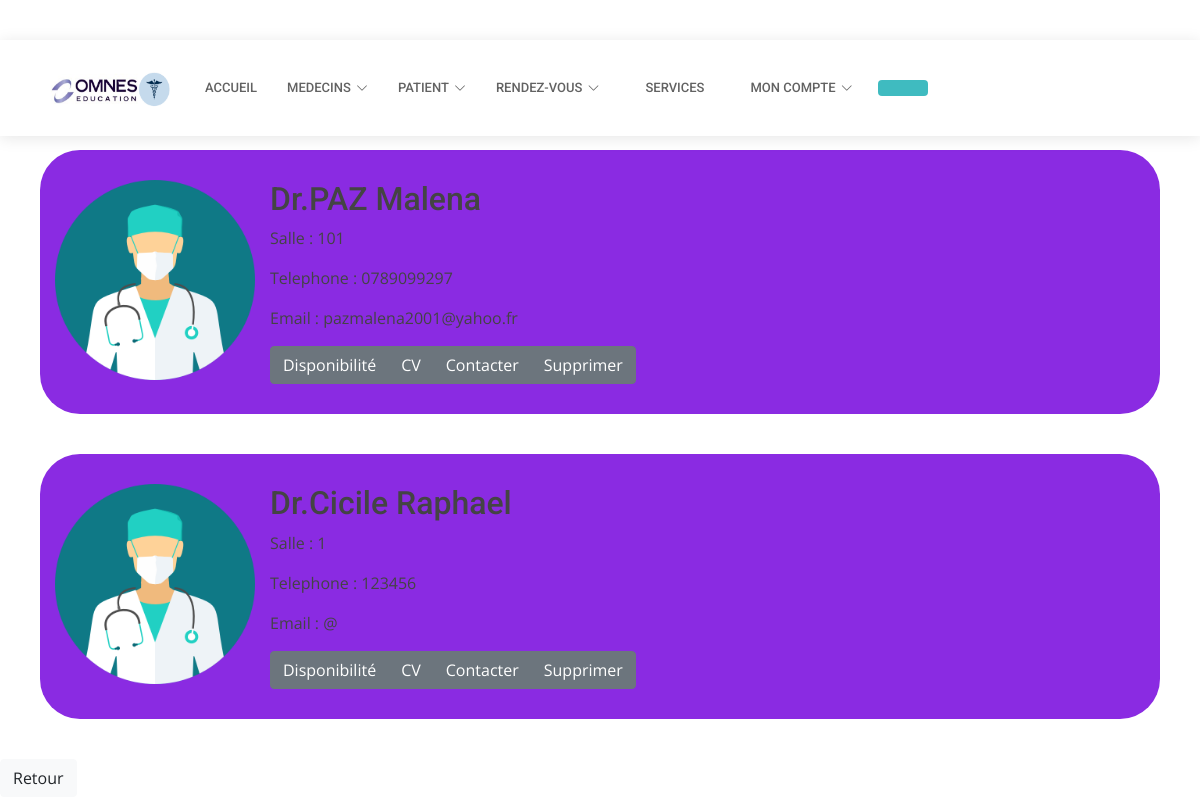
The page /AfficherMedADMIN.php?spe=Generaliste on the database its author committed.
### tables this page shows
CREATE TABLE IF NOT EXISTS `medecin` (
  `ID` int(20) NOT NULL AUTO_INCREMENT,
  `Nom` varchar(30) NOT NULL,
  `Prenom` varchar(30) NOT NULL,
  `Login` varchar(30) NOT NULL,
  `Mdp` varchar(30) NOT NULL,
  `Specialiste` tinyint(1) NOT NULL,
  `Email` varchar(50) NOT NULL,
  `Tel` varchar(30) NOT NULL,
  `Specialite` varchar(50) NOT NULL,
  `Photo` varchar(200) NOT NULL,
  `Salle` varchar(10) NOT NULL,
  PRIMARY KEY (`ID`)
);

### AfficherMedADMIN.php (the view, shortened to what this page needs)
<?php
$spe = $_GET['spe'];
?>
<!doctype html>
<html lang="en">
  <head>
    <link rel="stylesheet" href=https://stackpath.bootstrapcdn.com/bootstrap/4.3.1/css/bootstrap.min.css>
    <link href="MedGene.css" rel="stylesheet" type="text/css"/>
  <link href="assets/vendor/fontawesome-free/css/all.min.css" rel="stylesheet">
  <link href="assets/vendor/animate.css/animate.min.css" rel="stylesheet">
  <link href="assets/vendor/aos/aos.css" rel="stylesheet">
  <link href="assets/vendor/bootstrap-icons/bootstrap-icons.css" rel="stylesheet">
  <link href="assets/vendor/boxicons/css/boxicons.min.css" rel="stylesheet">
  <link href="assets/vendor/glightbox/css/glightbox.min.css" rel="stylesheet">
  <link href="assets/vendor/swiper/swiper-bundle.min.css" rel="stylesheet">
  <link href="assets/css/style.css" rel="stylesheet">
  </head>
  <body>
  <header id="header" class="fixed-top">
    <div class="container d-flex align-items-center">
      <a href="index.html" class="logo me-auto"><img src="Omnes sante.png" alt="Omnes sante logo" height="280" width="130"></a>
      <nav id="navbar" class="navbar order-last order-lg-0">
        <ul>
        <li><a class="nav-link scrollto " href="accueilAdmin.php">Accueil</a></li>
        <li class="dropdown"><a href="#"><span>Medecins</span> <i class="bi bi-chevron-down"></i></a>
          </li>
             <li class="dropdown"><a href="#"><span>Patient</span><i class="bi bi-chevron-down"></i></a>
             </li>
            <li class="dropdown"><a href="#"><span>Rendez-vous</span><i class="bi bi-chevron-down"></i></a>
            </li>
              <li class="nav-link scrollto"><a href="AfficherSerADMIN.php">Services</a></li>
             <li class="dropdown"><a href="#"><span>Mon Compte</span><i class="bi bi-chevron-down"></i></a>
             </li>
          </ul>
      </nav>
      <a href="#appointment" class="appointment-btn scrollto"><span class="d-none d-md-inline"> </a>
    </div>
  </header>
        <div id="SectionEnseignants">
        <?php
$Connexion = mysqli_connect('localhost', 'root', '','omnes sante' );
$sql = "SELECT * FROM medecin WHERE Specialite LIKE '$spe'";
$result = mysqli_query($Connexion,$sql);
 while($data = mysqli_fetch_assoc($result)){
    $prenom = $data['Prenom'];
    $nom = $data['Nom'];
    $idmed = $data['ID'];
   echo'<div class="Enseignants">';
               echo' <div class="row">';
                        echo '<div class="PhotoID">';
                           echo' <a href="#"><img class="image" src="'.$data['Photo'].'" alt="Photo profil" width ="200" height="200"/></a>';
                       echo'</div>';
                    echo '<div class="col-sm"> ';
                        echo'<h2 href=""> Dr.'. $data['Nom'] .'   '.$data['Prenom'] . '</h2>';
                        echo'<div class="row">';
                            echo'<div class="col-sm">';
                               echo'<p>Salle : '. $data['Salle'].'</p>';
                            echo'</div>';
                        echo'</div>';
                       echo'<div class="row">';
                            echo'<div class="col-sm">';
                                echo'<p>Telephone : '. $data['Tel'].'</p>';
                            echo'</div>';
                        echo '</div>';
                        echo'<div class="row">';
                            echo'<div class="col-sm">';
                                echo'<p>Email : '.$data['Email'].' </p>';
                           echo'</div>';
                        echo'</div>';
                        echo'<div class="col-sm">';
                        echo'<div class="row" >';
                        echo'<div class="btn-group" role="group" aria-label="Basic example">';
                        echo'<a role="button" class="btn btn-secondary" href="AfficheMed.php?nom='.$data['Nom'].'& prenom='.$data['Prenom'].'">Disponibilité</a>';
                        echo'<a role="button" class="btn btn-secondary" href="">CV</a>';
                        echo'<a role="button" class="btn btn-secondary" href="">Contacter</a>';
                        echo'<a role="button" class="btn btn-secondary" href="SuppMed.php? nom='.$nom.'& prenom='.$prenom. '& idmed='.$idmed.'">Supprimer</a>';
                        echo'</div>';
                        echo'</div></div>';
                        echo'</div>';
                        echo'</div>';
                        echo'</div>';
}
?>
        </div>
        <a role="button" class="btn btn-light" href="accueilAdmin.php">Retour</a>
  </body>
</html>

### MedGene.css (style rules this page uses)
#SectionEnseignants { margin-top: 150px; }
.Enseignants { background-color: blueviolet; padding: 30px; margin: 40px; border-radius: 40px; }
.btn-light { margin-right: 50px; }

### assets/css/style.css (style rules this page uses)
body { font-family: "Open Sans", sans-serif; color: #444444; }
a { color: #3fbbc0; text-decoration: none; }
h1, h2, h3, h4, h5, h6 { font-family: "Roboto", sans-serif; }
#header { background: #fff; transition: all 0.5s; z-index: 997; padding: 20px 0; top: 40px; box-shadow: 0px 2px 15px rgba(0, 0, 0, 0.1); }
#header .logo { font-size: 28px; margin: 0; padding: 0; line-height: 1; font-weight: 600; letter-spacing: 0.5px; text-transform: uppercase; }
#header .logo img { max-height: 40px; }
.appointment-btn { margin-left: 25px; background: #3fbbc0; color: #fff; border-radius: 4px; padding: 8px 25px; white-space: nowrap; transition: 0.3s; font-size: 14px; display: inline-block; }
.navbar { padding: 0; }
.navbar ul { margin: 0; padding: 0; display: flex; list-style: none; align-items: center; }
.navbar li { position: relative; }
.navbar a, .navbar a:focus { display: flex; align-items: center; justify-content: space-between; padding: 10px 0 10px 30px; font-family: "Roboto", sans-serif; font-size: 13px; color: #626262; white-space: nowrap; transition: 0.3s; text-transform: uppercase; font-weight: 500; }
.navbar a i, .navbar a:focus i { font-size: 12px; line-height: 0; margin-left: 5px; }

### rows shown on the page
medecin: Photo (picture), Nom "PAZ", Prenom "Malena", Salle "101", Tel "0789099297", Email "pazmalena2001@yahoo.fr"
medecin: Photo (picture), Nom "Cicile", Prenom "Raphael", Salle "1", Tel "123456", Email "@"
